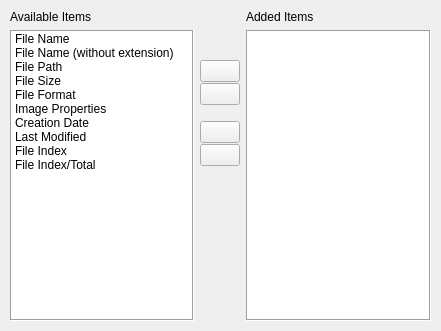
<?xml version="1.0" encoding="UTF-8"?>
<ui version="4.0">
 <class>Form</class>
 <widget class="QWidget" name="Form">
  <property name="geometry">
   <rect>
    <x>0</x>
    <y>0</y>
    <width>441</width>
    <height>331</height>
   </rect>
  </property>
  <property name="windowTitle">
   <string>Form</string>
  </property>
  <widget class="QWidget" name="">
   <property name="geometry">
    <rect>
     <x>10</x>
     <y>10</y>
     <width>421</width>
     <height>311</height>
    </rect>
   </property>
   <layout class="QGridLayout" name="gridLayout">
    <item row="0" column="0">
     <widget class="QLabel" name="label">
      <property name="text">
       <string>Available Items</string>
      </property>
     </widget>
    </item>
    <item row="0" column="1" rowspan="2">
     <layout class="QVBoxLayout" name="buttonLayout">
      <property name="spacing">
       <number>1</number>
      </property>
      <item>
       <spacer name="verticalSpacer_2">
        <property name="orientation">
         <enum>Qt::Vertical</enum>
        </property>
        <property name="sizeType">
         <enum>QSizePolicy::Fixed</enum>
        </property>
        <property name="sizeHint" stdset="0">
         <size>
          <width>20</width>
          <height>50</height>
         </size>
        </property>
       </spacer>
      </item>
      <item>
       <widget class="QPushButton" name="addButton">
        <property name="sizePolicy">
         <sizepolicy hsizetype="Fixed" vsizetype="Fixed">
          <horstretch>0</horstretch>
          <verstretch>0</verstretch>
         </sizepolicy>
        </property>
        <property name="toolTip">
         <string>Add to tooltip list</string>
        </property>
        <property name="text">
         <string/>
        </property>
        <property name="icon">
         <iconset resource="../Icons/icons.qrc">
          <normaloff>:/Misc/add.png</normaloff>:/Misc/add.png</iconset>
        </property>
       </widget>
      </item>
      <item>
       <widget class="QPushButton" name="removeButton">
        <property name="sizePolicy">
         <sizepolicy hsizetype="Fixed" vsizetype="Fixed">
          <horstretch>0</horstretch>
          <verstretch>0</verstretch>
         </sizepolicy>
        </property>
        <property name="toolTip">
         <string>Remove from tooltip list</string>
        </property>
        <property name="text">
         <string/>
        </property>
        <property name="icon">
         <iconset resource="../Icons/icons.qrc">
          <normaloff>:/Misc/remove.png</normaloff>:/Misc/remove.png</iconset>
        </property>
       </widget>
      </item>
      <item>
       <spacer name="verticalSpacer">
        <property name="orientation">
         <enum>Qt::Vertical</enum>
        </property>
        <property name="sizeType">
         <enum>QSizePolicy::Fixed</enum>
        </property>
        <property name="sizeHint" stdset="0">
         <size>
          <width>20</width>
          <height>15</height>
         </size>
        </property>
       </spacer>
      </item>
      <item>
       <widget class="QPushButton" name="upButton">
        <property name="sizePolicy">
         <sizepolicy hsizetype="Fixed" vsizetype="Fixed">
          <horstretch>0</horstretch>
          <verstretch>0</verstretch>
         </sizepolicy>
        </property>
        <property name="toolTip">
         <string>Move item up</string>
        </property>
        <property name="text">
         <string/>
        </property>
        <property name="icon">
         <iconset resource="../Icons/icons.qrc">
          <normaloff>:/Settings/up.png</normaloff>:/Settings/up.png</iconset>
        </property>
       </widget>
      </item>
      <item>
       <widget class="QPushButton" name="downButton">
        <property name="sizePolicy">
         <sizepolicy hsizetype="Fixed" vsizetype="Fixed">
          <horstretch>0</horstretch>
          <verstretch>0</verstretch>
         </sizepolicy>
        </property>
        <property name="toolTip">
         <string>Move item down</string>
        </property>
        <property name="text">
         <string/>
        </property>
        <property name="icon">
         <iconset resource="../Icons/icons.qrc">
          <normaloff>:/Settings/down.png</normaloff>:/Settings/down.png</iconset>
        </property>
       </widget>
      </item>
      <item>
       <spacer name="verticalSpacer_3">
        <property name="orientation">
         <enum>Qt::Vertical</enum>
        </property>
        <property name="sizeHint" stdset="0">
         <size>
          <width>20</width>
          <height>40</height>
         </size>
        </property>
       </spacer>
      </item>
     </layout>
    </item>
    <item row="0" column="2">
     <widget class="QLabel" name="label_2">
      <property name="text">
       <string>Added Items</string>
      </property>
     </widget>
    </item>
    <item row="1" column="0">
     <widget class="QListWidget" name="sourceList">
      <property name="frameShape">
       <enum>QFrame::Box</enum>
      </property>
      <item>
       <property name="text">
        <string>File Name</string>
       </property>
       <property name="toolTip">
        <string notr="true">File name</string>
       </property>
      </item>
      <item>
       <property name="text">
        <string>File Name (without extension)</string>
       </property>
       <property name="toolTip">
        <string notr="true">File name (without extension)</string>
       </property>
      </item>
      <item>
       <property name="text">
        <string>File Path</string>
       </property>
       <property name="toolTip">
        <string notr="true">Full file path</string>
       </property>
      </item>
      <item>
       <property name="text">
        <string>File Size</string>
       </property>
       <property name="toolTip">
        <string notr="true">File size (in KB)</string>
       </property>
      </item>
      <item>
       <property name="text">
        <string>File Format</string>
       </property>
       <property name="toolTip">
        <string notr="true">Image file type/format</string>
       </property>
      </item>
      <item>
       <property name="text">
        <string>Image Properties</string>
       </property>
       <property name="toolTip">
        <string notr="true">Image dimensions and depth (length x width x bit depth)</string>
       </property>
      </item>
      <item>
       <property name="text">
        <string>Creation Date</string>
       </property>
       <property name="toolTip">
        <string notr="true">File creation date</string>
       </property>
      </item>
      <item>
       <property name="text">
        <string>Last Modified</string>
       </property>
       <property name="toolTip">
        <string notr="true">Date file last modified</string>
       </property>
      </item>
      <item>
       <property name="text">
        <string>File Index</string>
       </property>
       <property name="toolTip">
        <string notr="true">File index in folder (as currently sorted)</string>
       </property>
      </item>
      <item>
       <property name="text">
        <string>File Index/Total</string>
       </property>
       <property name="toolTip">
        <string notr="true">File index in folder of total number of images</string>
       </property>
      </item>
     </widget>
    </item>
    <item row="1" column="2">
     <widget class="QListWidget" name="destList">
      <property name="frameShape">
       <enum>QFrame::Box</enum>
      </property>
     </widget>
    </item>
   </layout>
  </widget>
 </widget>
 <resources>
  <include location="../Icons/icons.qrc"/>
 </resources>
 <connections/>
</ui>
